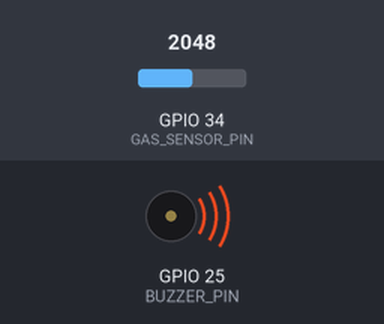
Simulated run of this sketch. Board: ESP32. Parts: buzzer (waves = sounding, pin HIGH). The inputs (shaded band) are chosen by the test bench; at power-on: GPIO 34 (GAS_SENSOR_PIN) = 2048. WiFi joins after 1.5 s; servers stay silent unless stated.

Above: at 6.2 s.
6.3 s: GPIO 34 (GAS_SENSOR_PIN) set to 761
9.0 s: GPIO 34 (GAS_SENSOR_PIN) set to 639
At 11.4 s:
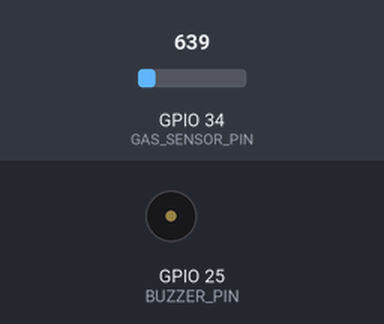
12.3 s: GPIO 34 (GAS_SENSOR_PIN) set to 1228
At 14.9 s:
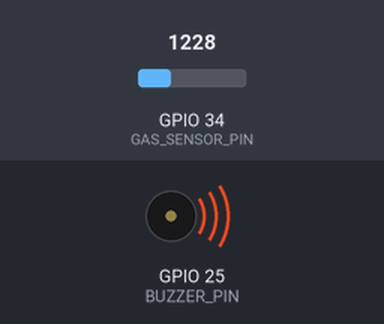
Timing chart, 0 to 16.4 s (numbered marks = the images above; inputs shaded):
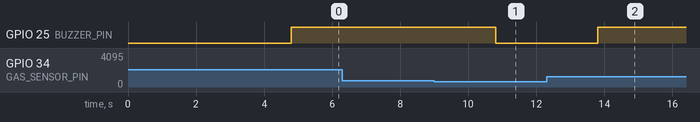

Measured:
- the behaviour switches between 688 and 687 on GPIO 34 (GAS_SENSOR_PIN) (found by bisection; images 0 and 1)
- after the input at 6.3 s, every drawn part: stays the same
- after the input at 9.0 s, GPIO 25 (BUZZER_PIN): HIGH → LOW after 1.8 s
- after the input at 12.3 s, GPIO 25 (BUZZER_PIN): LOW → HIGH after 1.5 s

The sketch:

Code.ino
```cpp
#define BLYNK_TEMPLATE_ID "Your_Template_ID"
#define BLYNK_TEMPLATE_NAME "GasAlertSystem"
#define BLYNK_AUTH_TOKEN "Your_Token"

#include <WiFi.h>
#include <BlynkSimpleEsp32.h>

char ssid[] = "YourSSID";
char pass[] = "YourPassword";

#define GAS_SENSOR_PIN 34  // Analog pin (AO of MQ2)
#define BUZZER_PIN 25

BlynkTimer timer;

void checkGas() {
  int gasValue = analogRead(GAS_SENSOR_PIN);
  int gasPercent = map(gasValue, 200, 1000, 0, 100);
  gasPercent = constrain(gasPercent, 0, 100);

  Blynk.virtualWrite(V0, gasPercent);

  if (gasPercent > 60) {
    digitalWrite(BUZZER_PIN, HIGH);
    Blynk.logEvent("gas_alert", "⚠️ Gas Leakage Detected!");
  } else {
    digitalWrite(BUZZER_PIN, LOW);
  }
}

void setup() {
  Serial.begin(115200);
  pinMode(GAS_SENSOR_PIN, INPUT);
  pinMode(BUZZER_PIN, OUTPUT);
  digitalWrite(BUZZER_PIN, LOW);

  Blynk.begin(BLYNK_AUTH_TOKEN, ssid, pass);
  timer.setInterval(3000L, checkGas);
}

void loop() {
  Blynk.run();
  timer.run();
}
```
